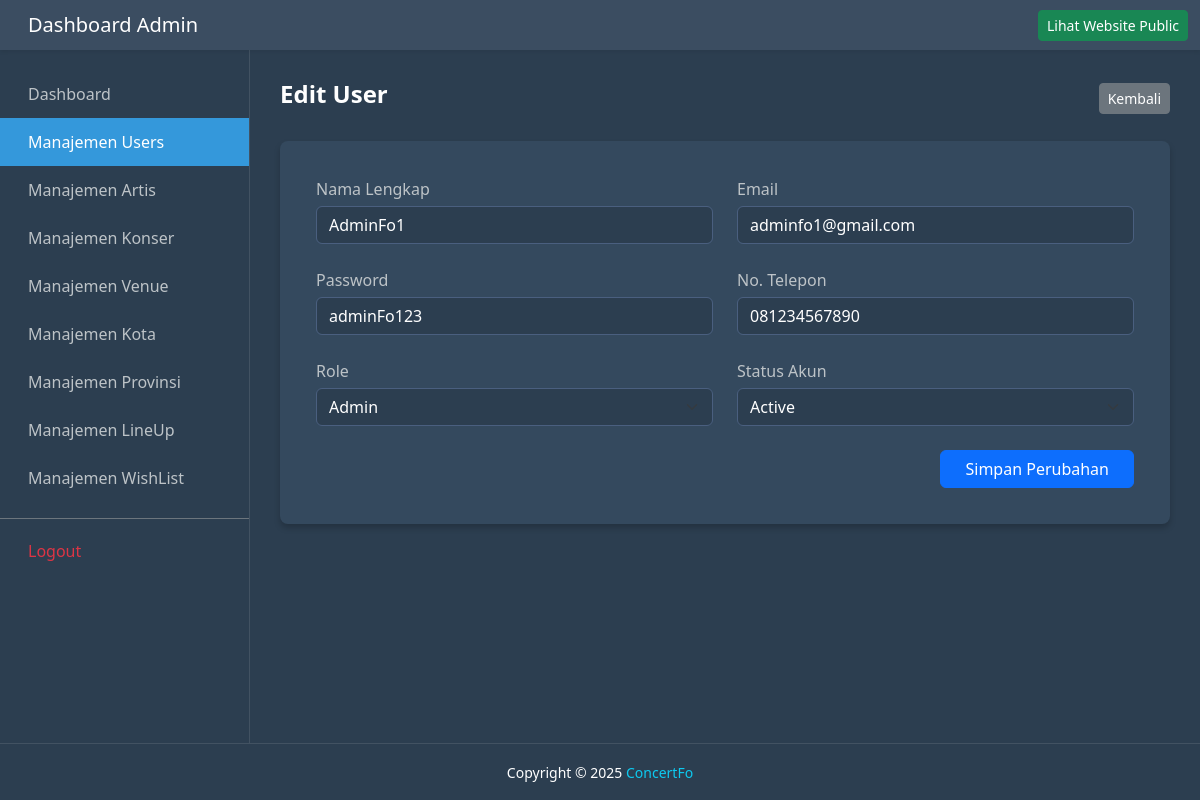
The page /halamanAdmin/dashboard/html/user/editUser.php?id=U001 on the database its author committed.
### tables this page shows
CREATE TABLE `users` (
  `id_user` varchar(10) NOT NULL,
  `nama_lengkap` varchar(255) NOT NULL,
  `email` varchar(255) NOT NULL,
  `password` varchar(255) NOT NULL COMMENT 'Password plain text untuk pembelajaran',
  `no_telepon` varchar(20) DEFAULT NULL,
  `role` enum('user','admin') DEFAULT 'user',
  `tanggal_daftar` timestamp NULL DEFAULT current_timestamp(),
  `status_akun` enum('active','inactive','suspended') DEFAULT 'active'
);

### halamanAdmin/dashboard/html/user/editUser.php (the view, shortened to what this page needs)
<?php
include '../koneksi.php';
$idUser = mysqli_real_escape_string($koneksi, $_GET['id']);
$query = $koneksi->query("SELECT * FROM users WHERE id_user = '$idUser'");
$data  = $query->fetch_assoc();
?>
<!DOCTYPE html>
<html lang="id">
<head>
    <link href="https://cdn.jsdelivr.net/npm/bootstrap@5.3.2/dist/css/bootstrap.min.css" rel="stylesheet">
    <link rel="stylesheet" href="../../css/styles.css">
</head>
<body>
    <?php include '../header.php'; ?>
    <div class="d-flex-wrapper">
        <?php include '../sideBar.php'; ?>
        <div class="main-content">
            <div class="d-flex justify-content-between align-items-center mb-4">
                <h4 class="fw-bold text-white">Edit User</h4>
                <a href="manajemenUsers.php" class="btn btn-secondary btn-sm">Kembali</a>
            </div>
            <div class="card stats-card border-0">
                <div class="card-body">
                    <form action="" method="POST">
                        <div class="row g-4">
                            <div class="col-md-6">
                                <label>Nama Lengkap</label>
                                <input type="text" class="form-control" name="nama_lengkap" value="<?= htmlspecialchars($data['nama_lengkap']); ?>" required>
                            </div>
                            <div class="col-md-6">
                                <label>Email</label>
                                <input type="email" class="form-control" name="email" value="<?= htmlspecialchars($data['email']); ?>" required>
                            </div>
                            <div class="col-md-6">
                                <label>Password</label>
                                <input type="text" class="form-control" name="password" value="<?= htmlspecialchars($data['password']); ?>" required>
                            </div>
                            <div class="col-md-6">
                                <label>No. Telepon</label>
                                <input type="number" class="form-control" name="no_telepon" value="<?= htmlspecialchars($data['no_telepon']); ?>">
                            </div>
                            <div class="col-md-6">
                                <label>Role</label>
                                <select class="form-select" name="role">
                                    <option value="admin" <?= ($data['role'] == 'admin') ? 'selected' : ''; ?>>Admin</option>
                                </select>
                            </div>
                            <div class="col-md-6">
                                <label>Status Akun</label>
                                <select class="form-select" name="status_akun">
                                    <option value="active" <?= ($data['status_akun'] == 'active') ? 'selected' : ''; ?>>Active</option>
                                </select>
                            </div>
                            <div class="col-12 text-end mt-4">
                                <button type="submit" name="update" class="btn btn-primary px-4">Simpan Perubahan</button>
                            </div>
                        </div>
                    </form>
                </div>
            </div>
        </div>
    </div>
    <?php include '../footer.php'; ?>
</body>
</html>

### halamanAdmin/dashboard/css/styles.css (style rules this page uses)
:root { --bg-dark: #2c3e50; --bg-card: #34495e; --text-light: #ecf0f1; --active-blue: #3498db; }
html, body { height: 100%; margin: 0; padding: 0; font-family: "Segoe UI", sans-serif; }
body { background-color: var(--bg-dark) !important; color: var(--text-light) !important; display: flex; flex-direction: column; min-height: 100vh; }
.d-flex-wrapper { display: flex; flex: 1; width: 100%; overflow: hidden; }
.main-content { flex: 1; padding: 30px; background-color: var(--bg-dark) !important; overflow-y: auto; width: 100%; }
.stats-card, .table-card, .activity-card { background-color: var(--bg-card); border-radius: 8px; padding: 20px; box-shadow: 0 4px 6px rgba(0, 0, 0, 0.2); margin-bottom: 20px; border: none; color: white; }
.d-flex-wrapper { margin-top: 0 !important; padding-top: 0 !important; }

### halamanAdmin/dashboard/html/user/editUser.php (style rules this page uses)
.form-control, .form-select { background-color: #2c3e50; color: white; border: 1px solid #4a5f7f; }
label { color: #bdc3c7; margin-bottom: 5px; }

### rows shown on the page
users: nama_lengkap "AdminFo1", email "adminfo1@gmail.com", password "adminFo123", no_telepon "081234567890", role "Admin", status_akun "Active"
